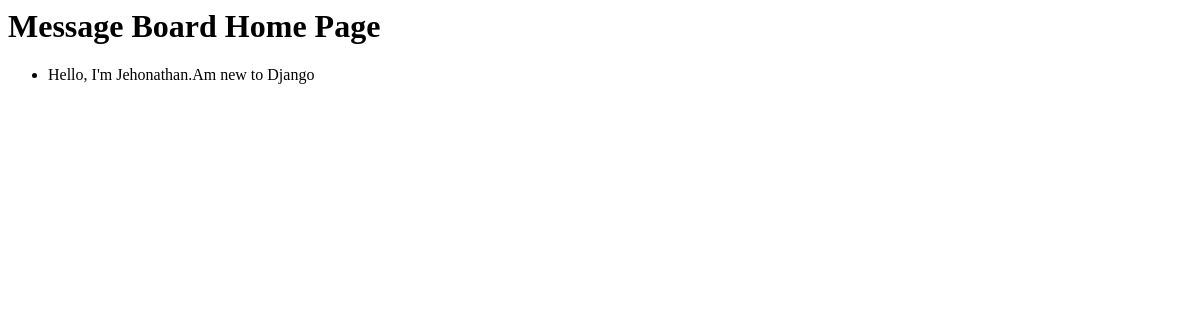
Before: / with the older database file.
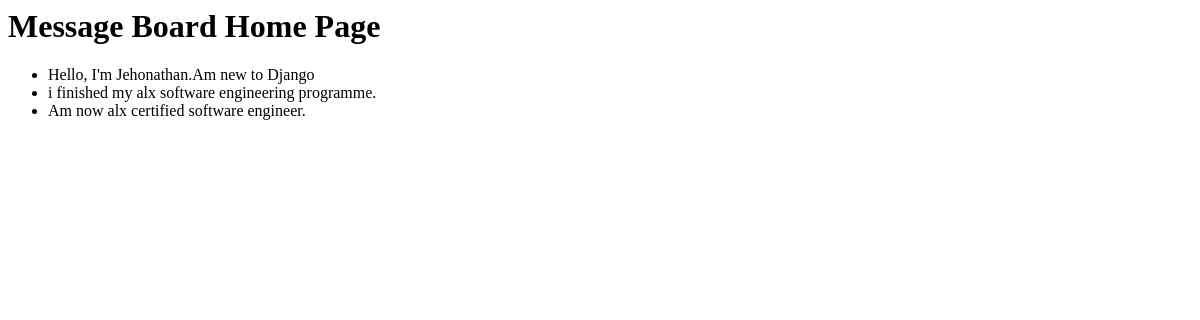
After: the same page with the newer database file.
### posts/models.py (models this page shows, shortened)
class Post(models.Model):
    text = models.TextField()

### posts/views.py (the view)
# urls.py: path('', HomePageView.as_view(), name='home'),
class HomePageView(ListView):
    model = Post
    template_name = 'home.html'
    context_object_name = 'all_posts_list'

### posts/templates/home.html
<h1>Message Board Home Page</h1>
<ul>
    {% for post in all_posts_list %}
    <li>{{post.text}}</li>
    {% endfor %}
</ul>

Changed rows visible on the page:
added Post: text "i finished my alx software engineering programme."
added Post: text "Am now alx certified software engineer."
